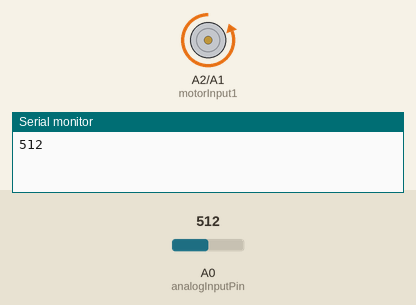
This sketch was run on a simulated Arduino Mega 2560, built with avr-gcc and run on an emulated ATmega2560. Shown: motor-driver pin pairs drawn as motors (green arrow = first pin HIGH = forward, orange = second pin HIGH = backward, longer = more drive, scaled by the enable pin), the last lines printed to the serial monitor. The test bench sets the inputs (shaded band); at power-on: A0 (analogInputPin) = 512.

Above: at 2.2 s.
2.3 s: A0 (analogInputPin) set to 593
3.8 s: A0 (analogInputPin) set to 611
At 6.1 s:
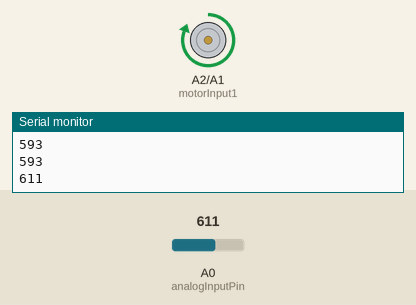
At 7.6 s:
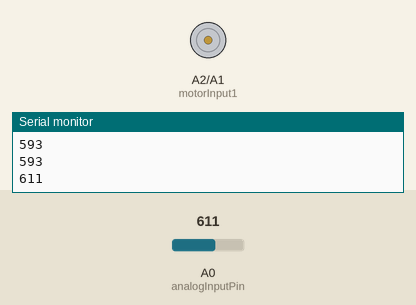
Timing chart, 0 to 9.1 s (numbered marks = the images above; inputs shaded):
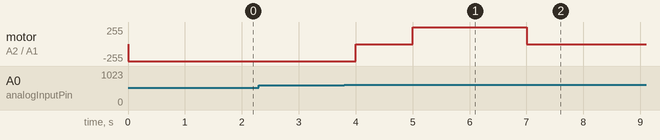

The sketch:

sketch_nov23a.ino
```cpp
// Example code to control a DC motor with L298N and Arduino Mega 2560

const int analogInputPin = A0;
const int motorEnablePin = A3;  // Analog pin 0
const int motorInput1 = A2;     // motorInput 1 needs to be attached to pin 1 on L289N
const int motorInput2 = A1;     // motorInput 2 needs to be attached to pin 2 on L289N
int hldr =0;

const int threshold = 600;
 int opened;

void setup() {
  Serial.begin(9600);
  pinMode(motorEnablePin, OUTPUT);
  pinMode(motorInput1, OUTPUT);
  pinMode(motorInput2, OUTPUT);
  pinMode(analogInputPin, INPUT);
  digitalWrite(motorEnablePin, HIGH);  // Enable the motor
  // openAndShut();
  clockwise();
  delay(1000);
  opened=0;
}
//1110
void loop()
{

  if (hldr == 0) // intial value gotten by sensor usually high enough to trip threshold so just grab first and discard
  {
    int sensorValue = analogRead(analogInputPin);
    hldr =1;
    delay(500);
  }
  delay(500);
  int sensorValue = analogRead(analogInputPin);
  //clockwise();
  Serial.println(sensorValue);
  if (sensorValue > threshold)
  {
    //exit;
    //opened=1;
    openAndShut();
    delay(5000);
    }
  if(opened==1)
  {
    Serial.println("opened");
  }
  //13.5 per min
  //4.44 per 15 seconds
  //.225 turns per second
  // .225 * X = .25 => X=1.111

  //openAndShut();
}
void clockwise()
{
  digitalWrite(motorInput1, LOW);
  digitalWrite(motorInput2, HIGH);
}
void Cclockwise()
{
  digitalWrite(motorInput1, HIGH);
  digitalWrite(motorInput2, LOW);
}
void neut()
{
  digitalWrite(motorInput1, LOW);
  digitalWrite(motorInput2, LOW);
}
void turnQ()
{  // Move the motor forward

   digitalWrite(motorInput1, LOW);
  digitalWrite(motorInput2, LOW);
  delay(1000);

  digitalWrite(motorInput1, HIGH);
  digitalWrite(motorInput2, LOW);
  delay(2210);

  }
void openAndShut()
{

  //bias when turning counter clockwise. testing 10 less ms when turning in direction
  neut();
  delay(1000);
  //delay(5000); // testing wait time

  Cclockwise();
  delay(2000);
  //delay(3000);// having a time opening door could be motor could be door. testing longer time to oopen

  neut();
  delay(10000);

  clockwise();
  delay(2000);
  neut();
}
```

Measured:
- the behaviour switches between 600 and 601 on A0 (analogInputPin) (found by bisection; images 0 and 1)
- after the input at 3.8 s, motor on A2 (motorInput1) / A1 (motorInput2): backward 255/255 → stopped after 0.20 s, → forward 255/255 1.0 s later, → stopped 2.0 s later
